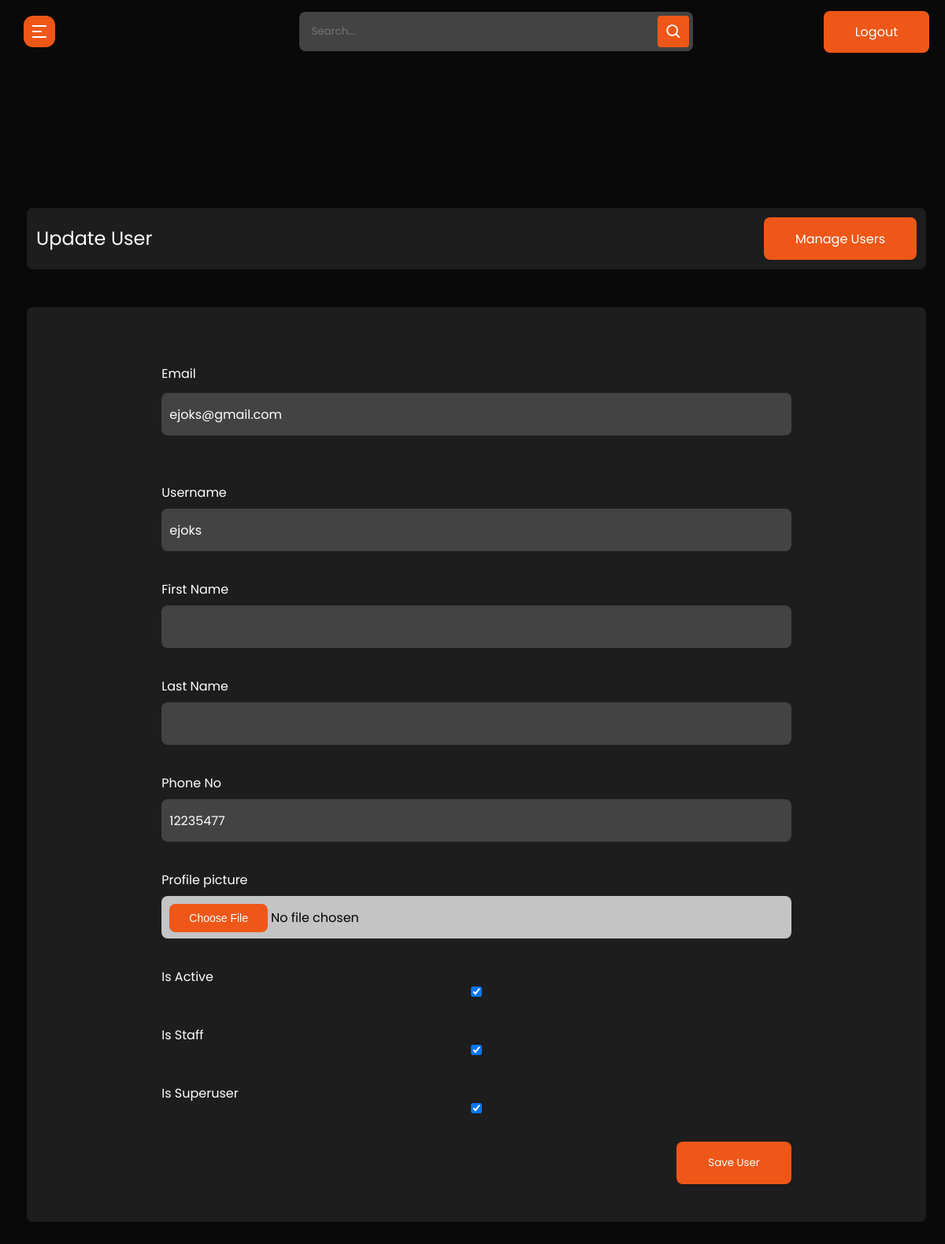
/user-update/2a13ebd8-66b1-422d-9971-8a7ab6d548dd (signed in), run on the app's committed database.
### userprolog/models.py (models this page shows, shortened)
class User(AbstractBaseUser, PermissionsMixin):
    id = models.UUIDField(primary_key=True, default=uuid.uuid4, editable=False, unique=True)
    username = models.CharField(max_length=200, unique=True, blank=True)
    email = models.EmailField(max_length=200, unique=True, blank=False)
    first_name = models.CharField(max_length=200, blank=True)
    last_name = models.CharField(max_length=200, blank=True)
    phone_no = models.CharField(max_length=11,validators=[MaxLengthValidator(11)])
    profile_picture = models.ImageField(null=True, blank=True, default="default_user_image.jpeg", upload_to="profile_image/",)
    is_active = models.BooleanField(default=False)
    is_staff = models.BooleanField(default=False)
    is_superuser = models.BooleanField(default=False)
    date_joined = models.DateTimeField(auto_now_add=True)
    created = models.DateTimeField(auto_now_add=True)
    updated = models.DateTimeField(auto_now=True)
    objects = UserManager()
    EMAIL_FIELD = 'email'
    USERNAME_FIELD = 'username'
    REQUIRED_FIELDS = ['email',]

### cms/decorators.py (the view)
        def wrapper_func(request, *args, **kwargs):
            group = None
            if request.user.groups.exists():
                group = request.user.groups.all()[0].name
            if group in allowed_roles:
                return view_func(request, *args, **kwargs)
            else:
                return redirect("unauthorized-page")

### cms/forms.py
class UserUpdateForm(forms.ModelForm):
    profile_picture = forms.ImageField(required=False, error_messages={'required':"An image is required"})
    class Meta:
        model = User
        fields = ['first_name', 'last_name', 'phone_no', 'email', 'username', 'profile_picture','is_active', 'is_staff', 'is_superuser']
    def __init__(self, *args, **kwargs):
        super().__init__(*args, **kwargs)
        self.fields['first_name'].widget.attrs.update({'class':"input-field"})
        self.fields['last_name'].widget.attrs.update({'class':"input-field"})
        self.fields['phone_no'].widget.attrs.update({'class':"input-field"})
        self.fields['email'].widget.attrs.update({'class':"input-field"})
        self.fields['username'].widget.attrs.update({'class':"input-field"})
        self.fields['profile_picture'].widget.attrs.update({'class':"input-field"})
        self.fields['is_active'].widget.attrs.update({'class':"input"})
        self.fields['is_staff'].widget.attrs.update({'class':"input"})
        self.fields['is_superuser'].widget.attrs.update({'class':"input"})

### cms/views.py (called while the page is built)
@login_required(login_url='admin-login')
@allowed_user(allowed_roles=['admin'])
@admin_only
def admin_update_user(request, id):
    template_name = "cms/admin-user/edit.html"
    user = get_object_or_404(User, id=id)
    if request.method == 'POST':
        form = UserUpdateForm(request.POST, request.FILES, instance=user)
        if form.is_valid():
            form.save()
            messages.success(request, f"User updated successfully")
            return redirect("admin-user-list")
        messages.error(request, f"Unable to update user")
        return redirect("admin-update-user", id)
    else:
        form = UserUpdateForm(instance=user)
    context = {"form":form, "user":user}
    return render(request, template_name, context)

### cms/templates/cms/admin-user/edit.html (shortened to what this page needs)
{% extends 'admin_base.html' %}
{% load static %}
{% block content %}
  <section class="panel-section" style="margin-top:-700px">
    <div class="panel-content">
	  <div class="page-wrapper admin-wrapper">
        <section class="alt-nav">
            <h4>Update User</h4>
            <a href="{% url 'admin-user-list' %}" class="btn">Manage Users</a>
        </section>
        <div class="content-container">
            <section class="add-product">
                <aside class="create-history">
                    <div class="fields-wrapper">
                        <form action="{% url 'admin-update-user' user.id %}" method="post" enctype="multipart/form-data">
                            <div>
                                <label for="email">Email</label>
                                {{form.email}}
                            </div>
                            <div>
                                <label for="image">Username</label>
                                {{form.username }}
                            </div>
                            <div>
                                <label for="first-name">First Name</label>
                                {{ form.first_name }}
                            </div>
                            <div>
                                <label for="first-name">Last Name</label>
                                {{ form.last_name }}
                            </div>
                            <div>
                                <label for="first-name">Phone No</label>
                                {{ form.phone_no }}
                            </div>
                            <div>
                                {% for field in form %}
                                    {% if field.field.widget.input_type == "file" %}
                                        <label for="">{{field.label}}</label>
                                        <input type="{{field.field.widget.input_type}}" name="{{field.name}}" id="{{field.id}}" value="{{field.value}}" class="input-field" required>
                                    {% endif %}
                                {% endfor %}
                            </div>
                            <div>
                                <label for="password">Is Active</label>
                                {{ form.is_active }}
                            </div>
                            <div>
                              <label for="confirm-password">Is Staff</label>
                              {{ form.is_staff }}
                            </div>
                            <div>
                                <label for="confirm-password">Is Superuser</label>
                                {{ form.is_superuser }}
                            </div>
                            <button class="btn" type="submit" name="submit-btn">Save User</button>
                          </form>
                     </div>
                </aside>
            </section>
        </div>
	  </div>
    </div>
  </section>
{% endblock content %}

### static/css/style.css (style rules this page uses)
html { scroll-behavior: smooth; }
* { margin: 0; padding: 0; -webkit-box-sizing: border-box; box-sizing: border-box; }
body { font-family: "Poppins", sans-serif; background-color: #0a0909; color: #fff; max-width: 1440px; margin: auto; }
.page-wrapper { padding: 0 24px; }
h4 { font-size: clamp(20px, 3vw, 24px); }
h2, h4, h5 { line-height: 1.2; }
a { text-decoration: none; color: #fff; }
.btn { padding: 15px 40px; border: 0px; border-radius: 8px; background-color: #ee5717; font-family: "Poppins", sans-serif; -webkit-transition: 0.3s; transition: 0.3s; height: 54px; width: auto; }
a.btn { text-decoration: none; color: #fff; }
button { color: #fff; font-family: "Poppins", sans-serif; }
.input-field, textarea { background-color: #434343; color: #fff; padding: 10px; height: 54px; outline: none; border: none; border-radius: 8px; font-size: 16px; font-family: "poppins", sans-serif; width: 80%; }
#id_email { background-color: #434343; color: #fff; padding: 10px; height: 54px; outline: none; border: none; border-radius: 8px; width: 100%; display: block; margin-bottom: 24px; margin-top: 12px; max-width: 100%; }
section.alt-nav { margin-top: 60px; }

### static/css/admin.css (style rules this page uses)
* { font-family: "Poppins", sans-serif; }
button { outline: none; border: unset; }
.alt-nav { width: 100%; display: -webkit-box; display: -ms-flexbox; display: flex; -webkit-box-pack: justify; -ms-flex-pack: justify; justify-content: space-between; -webkit-box-align: center; -ms-flex-align: center; align-items: center; padding: 12px; background-color: #1D1D1D; border-radius: 8px; margin-top: 24px; }
.alt-nav h4 { font-weight: 400; }
.create-history .fields-wrapper form { width: 80%; }
.create-history .fields-wrapper form div { display: -webkit-box; display: -ms-flexbox; display: flex; -webkit-box-orient: vertical; -webkit-box-direction: normal; -ms-flex-direction: column; flex-direction: column; margin-bottom: 36px; }
.create-history .fields-wrapper form .input-field, .create-history .fields-wrapper form textarea { margin-top: 8px; width: 100%; }
.create-history .fields-wrapper form button { float: right; }
.create-history .fields-wrapper form { width: 80%; margin-top: 24px; }
.content-container { background-color: #1D1D1D; margin: 48px 0; border-radius: 8px; }
.add-product .fields-wrapper { display: -webkit-box; display: -ms-flexbox; display: flex; -webkit-box-orient: vertical; -webkit-box-direction: normal; -ms-flex-direction: column; flex-direction: column; -webkit-box-align: center; -ms-flex-align: center; align-items: center; padding-top: 48px; }
.add-product .fields-wrapper form { width: 80%; }
.add-product .fields-wrapper form div { display: -webkit-box; display: -ms-flexbox; display: flex; -webkit-box-orient: vertical; -webkit-box-direction: normal; -ms-flex-direction: column; flex-direction: column; margin-bottom: 36px; }
.add-product .fields-wrapper form .input-field, .add-product .fields-wrapper form textarea { margin-top: 8px; width: 100%; }
.add-product .fields-wrapper form button { float: right; }
.add-product .fields-wrapper form { width: 70%; margin-top: 24px; }
.add-product .fields-wrapper input[type=file] { background-color: #C4C4C4; color: #000; }
.add-product .fields-wrapper button { margin-bottom: 48px; }

### static/css/sidebar.css (style rules this page uses)
.panel-section { position: relative; min-height: 100vh; width: calc(100% - 240px); left: 240px; transition: all 0.5s ease; }
.panel-section .panel-content { position: relative; padding-top: 104px; }
@media (max-width: 1240px) { .panel-section { width: calc(100% - 10px); left: 10px; } }

### data on the page
User: email "ejoks@gmail.com", username "ejoks", phone_no "12235477", is_active "☑", is_staff "☑", is_superuser "☑"

### other printed values
{{ field.label }} "Profile picture"
